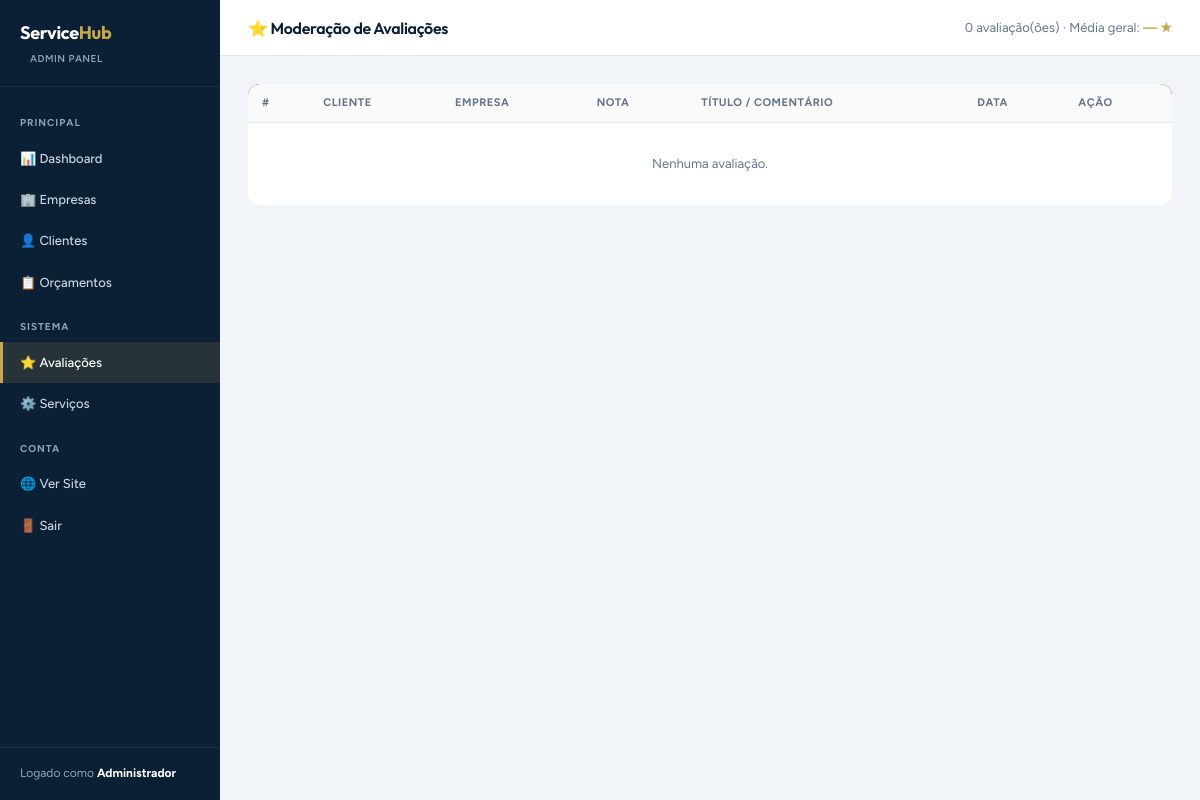
/admin/avaliacoes.php (signed in), run on an earlier commit of the app's database.
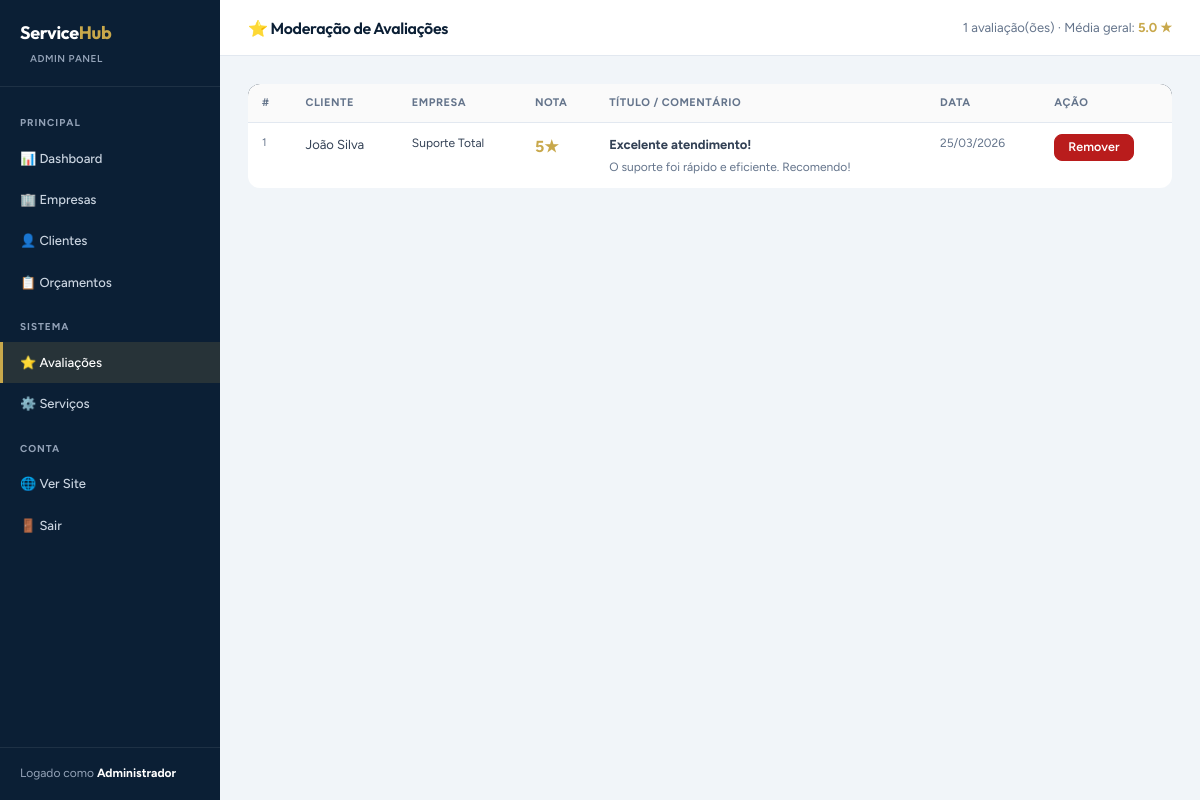
And on a later commit of the database.
### tables this page shows
CREATE TABLE avaliacoes (
    id            INT AUTO_INCREMENT PRIMARY KEY,
    orcamento_id  INT NOT NULL,
    cliente_id    INT NOT NULL,
    empresa_id    INT NOT NULL,
    nota          TINYINT NOT NULL COMMENT '1 a 5 estrelas',
    titulo        VARCHAR(100),
    comentario    TEXT,
    resposta      TEXT    COMMENT 'Resposta da empresa',
    created_at    TIMESTAMP DEFAULT CURRENT_TIMESTAMP,
    updated_at    TIMESTAMP DEFAULT CURRENT_TIMESTAMP ON UPDATE CURRENT_TIMESTAMP,
    CONSTRAINT nota_range CHECK (nota BETWEEN 1 AND 5),
    FOREIGN KEY (orcamento_id) REFERENCES orcamentos(id)  ON DELETE CASCADE,
    FOREIGN KEY (cliente_id)   REFERENCES clientes(id)    ON DELETE CASCADE,
    FOREIGN KEY (empresa_id)   REFERENCES empresas(id)    ON DELETE CASCADE,
    UNIQUE KEY uq_avaliacao_orcamento (orcamento_id)   
);

CREATE TABLE clientes (
    id INT AUTO_INCREMENT PRIMARY KEY,
    nome VARCHAR(100) NOT NULL,
    email VARCHAR(100) NOT NULL UNIQUE,
    senha VARCHAR(255) NOT NULL,
    telefone VARCHAR(20),
    endereco TEXT,
    cpf_cnpj VARCHAR(20),
    tipo ENUM('fisica','juridica') DEFAULT 'fisica',
    created_at TIMESTAMP DEFAULT CURRENT_TIMESTAMP,
    updated_at TIMESTAMP DEFAULT CURRENT_TIMESTAMP ON UPDATE CURRENT_TIMESTAMP
);

CREATE TABLE empresas (
    id INT AUTO_INCREMENT PRIMARY KEY,
    nome_empresa VARCHAR(100) NOT NULL,
    email VARCHAR(100) NOT NULL UNIQUE,
    senha VARCHAR(255) NOT NULL,
    cnpj VARCHAR(20) UNIQUE,
    telefone VARCHAR(20),
    endereco TEXT,
    descricao TEXT,
    logo VARCHAR(255),
    site VARCHAR(100),
    status TINYINT DEFAULT 1 COMMENT '1=Ativa, 0=Inativa',
    created_at TIMESTAMP DEFAULT CURRENT_TIMESTAMP,
    updated_at TIMESTAMP DEFAULT CURRENT_TIMESTAMP ON UPDATE CURRENT_TIMESTAMP
);

### admin/avaliacoes.php (the view, shortened to what this page needs)
<?php
require_once '../includes/config.php';
$page  = max(1, (int)($_GET['page'] ?? 1));
$limit = 20; $offset = ($page-1)*$limit;
$stmt = $pdo->prepare("
    SELECT a.*, c.nome AS cliente_nome, e.nome_empresa, s.nome AS servico_nome
    FROM avaliacoes a
    JOIN clientes c ON c.id = a.cliente_id
    JOIN empresas e ON e.id = a.empresa_id
    JOIN orcamentos o ON o.id = a.orcamento_id
    LEFT JOIN servicos s ON s.id = o.servico_id
    ORDER BY a.created_at DESC LIMIT ? OFFSET ?");
$stmt->bindValue(1,$limit,PDO::PARAM_INT);
$stmt->bindValue(2,$offset,PDO::PARAM_INT);
$stmt->execute(); $avaliacoes = $stmt->fetchAll();
$media = $pdo->query("SELECT ROUND(AVG(nota),1), COUNT(*) FROM avaliacoes")->fetch(PDO::FETCH_NUM);
?>
<!DOCTYPE html>
<html lang="pt-BR">
<head>
  <link rel="stylesheet" href="../css/estilo.css">
</head>
<body>
<aside class="admin-sidebar">
  <div class="sidebar-logo"><h1>Service<span>Hub</span></h1><div class="badge">ADMIN PANEL</div></div>
  <nav class="sidebar-nav">
    <div class="section-label">Principal</div>
    <a href="index.php">📊 Dashboard</a>
    <a href="empresas.php">🏢 Empresas</a>
    <a href="clientes.php">👤 Clientes</a>
    <a href="orcamentos.php">📋 Orçamentos</a>
    <div class="section-label">Sistema</div>
    <a href="avaliacoes.php" class="active">⭐ Avaliações</a>
    <a href="servicos.php">⚙️ Serviços</a>
    <div class="section-label">Conta</div>
    <a href="../index.php" target="_blank">🌐 Ver Site</a>
    <a href="logout.php">🚪 Sair</a>
  </nav>
  <div class="sidebar-footer" style="font-size:12px;color:var(--slate);">Logado como <strong style="color:#fff;"><?= htmlspecialchars($_SESSION['admin_nome']) ?></strong></div>
</aside>
<div class="main-wrap">
  <div class="top-bar">
    <h2 style="font-size:16px;font-weight:600;">⭐ Moderação de Avaliações</h2>
    <span style="font-size:13px;color:var(--text-muted);"><?= $media[1] ?> avaliação(ões) · Média geral: <strong style="color:var(--gold);"><?= $media[0] ?? '—' ?> ★</strong></span>
  </div>
  <div class="content">
    <table class="admin-table">
      <thead><tr><th>#</th><th>Cliente</th><th>Empresa</th><th>Nota</th><th>Título / Comentário</th><th>Data</th><th>Ação</th></tr></thead>
      <tbody>
        <?php foreach ($avaliacoes as $a): ?>
        <tr>
          <td style="color:var(--text-muted);font-size:11px;"><?= $a['id'] ?></td>
          <td><?= htmlspecialchars($a['cliente_nome']) ?></td>
          <td style="font-size:12px;"><?= htmlspecialchars($a['nome_empresa']) ?></td>
          <td>
            <span style="font-size:16px;font-weight:700;color:var(--gold);"><?= $a['nota'] ?>★</span>
          </td>
          <td>
            <?php if ($a['titulo']): ?><strong style="font-size:13px;"><?= htmlspecialchars($a['titulo']) ?></strong><br><?php endif; ?>
            <?php if ($a['comentario']): ?><span style="font-size:12px;color:var(--text-muted);"><?= htmlspecialchars(mb_substr($a['comentario'],0,100)) ?><?= strlen($a['comentario'])>100?'…':'' ?></span><?php endif; ?>
          </td>
          <td style="font-size:12px;color:var(--text-muted);"><?= date('d/m/Y', strtotime($a['created_at'])) ?></td>
          <td>
            <a href="avaliacoes.php?delete=<?= $a['id'] ?>" class="btn btn-sm btn-danger"
               onclick="return confirm('Excluir esta avaliação?')">Remover</a>
          </td>
        </tr>
        <?php endforeach; ?>
        <?php if (empty($avaliacoes)): ?>
        <tr><td colspan="7" style="text-align:center;padding:30px;color:var(--text-muted);">Nenhuma avaliação.</td></tr>
        <?php endif; ?>
      </tbody>
    </table>
  </div>
</div>
</body>
</html>

What changed in the data, as far as the page shows it:
added avaliacoes: id "1", cliente.nome "João Silva", empresa.nome_empresa "Suporte Total", nota "5", titulo "Excelente atendimento!", comentario "O suporte foi rápido e eficiente. Recomendo!", created_at "25/03/2026"
Also different on the page:
$media[1]: "0" → "1"
$media[0]: "—" → "5.0"
text no longer shown: "Nenhuma avaliação."
